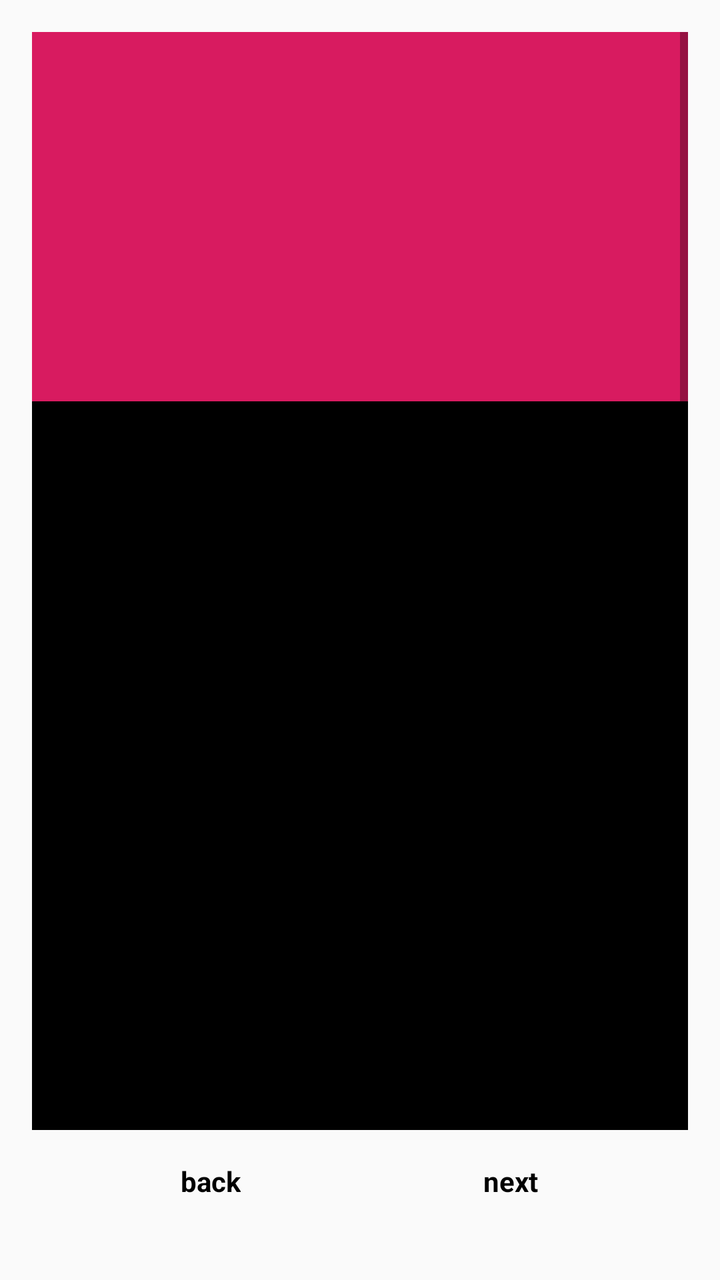
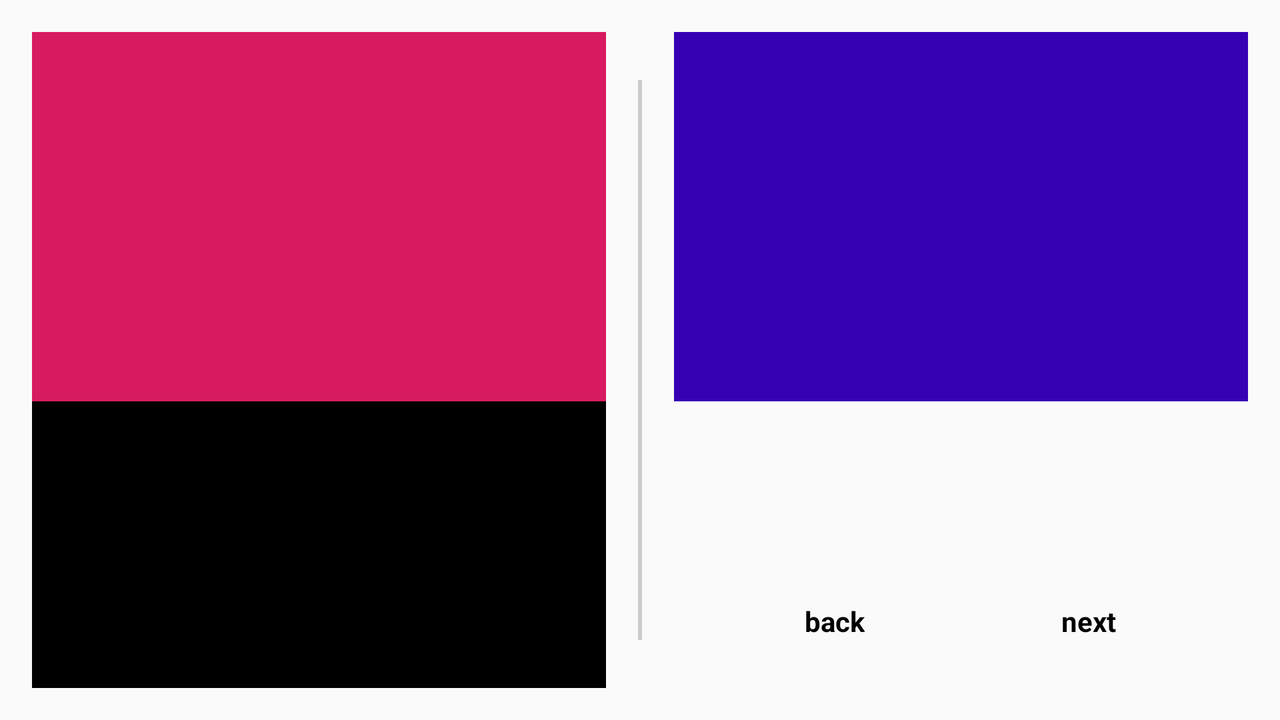

The same Android screen from two of the app's own layout files: first res/layout/ as a phone draws it, then the repository's variant for another configuration, drawn on a device whose configuration selects that folder. Both files follow.
<!-- AndroidManifest.xml: application theme AppTheme -->
<!-- res/layout/activity_details.xml -->
<?xml version="1.0" encoding="utf-8"?>
<android.support.constraint.ConstraintLayout
    xmlns:android="http://schemas.android.com/apk/res/android"
    xmlns:app="http://schemas.android.com/apk/res-auto"
    android:id="@+id/top_layout"
    android:layout_height="match_parent"
    android:layout_width="match_parent"
    android:layout_margin="@dimen/double_layout_margin">

    <ScrollView
        android:id="@+id/details_scroll_view"
        android:layout_height="0dp"
        android:layout_width="match_parent"
        app:layout_constraintTop_toTopOf="parent"
        app:layout_constraintBottom_toTopOf="@id/back_step_button">

        <LinearLayout
            android:layout_width="match_parent"
            android:layout_height="wrap_content"
            android:orientation="vertical">

            <include layout="@layout/containers_placeholder_video_and_thumbnail" />

            <FrameLayout
                style="@style/divider_line_horizontal"
                android:layout_marginTop="@dimen/double_layout_margin"
                android:layout_marginBottom="@dimen/double_layout_margin"/>

            <include layout="@layout/container_description" />

        </LinearLayout>

    </ScrollView>

    <include layout="@layout/buttons_back_next" />

</android.support.constraint.ConstraintLayout>
<!-- res/layout/containers_placeholder_video_and_thumbnail.xml (included above) -->
<?xml version="1.0" encoding="utf-8"?>
<merge xmlns:android="http://schemas.android.com/apk/res/android"
    xmlns:tools="http://schemas.android.com/tools"
    tools:showIn="@layout/activity_details">

    <ImageView
        android:id="@+id/placeholder_container"
        style="@style/container_style"
        android:src="@drawable/app_icon"
        android:contentDescription="@string/content_description_placeholder_image"
        tools:background="@color/colorAccent"/>

    <FrameLayout
        android:id="@+id/video_container"
        style="@style/container_style"
        android:background="@android:color/black" />

    <FrameLayout
        android:id="@+id/thumbnail_container"
        style="@style/container_style"
        android:background="@android:color/black" />

</merge>
<!-- res/layout/container_description.xml (included above) -->
<?xml version="1.0" encoding="utf-8"?>
<FrameLayout xmlns:android="http://schemas.android.com/apk/res/android"
xmlns:tools="http://schemas.android.com/tools"
android:id="@+id/description_container"
style="@style/container_style"
tools:background="@color/design_default_color_primary_dark"
tools:showIn="@layout/activity_details"/>
<!-- res/layout/buttons_back_next.xml (included above) -->
<?xml version="1.0" encoding="utf-8"?>
<merge xmlns:tools="http://schemas.android.com/tools"
    xmlns:app="http://schemas.android.com/apk/res-auto"
    xmlns:android="http://schemas.android.com/apk/res/android"
    tools:showIn="@layout/activity_details">

    <TextView
        android:id="@+id/back_step_button"
        android:layout_width="wrap_content"
        android:layout_height="wrap_content"
        android:layout_marginTop="@dimen/standard_layout_margin"
        android:layout_marginBottom="@dimen/standard_layout_margin"
        android:onClick="getPreviousStep"
        android:padding="@dimen/double_view_padding"
        android:text="@string/back_button_text"
        android:textColor="@drawable/text_touch_selector"
        android:textStyle="bold"
        app:layout_constraintBottom_toBottomOf="parent"
        app:layout_constraintEnd_toEndOf="parent"
        app:layout_constraintHorizontal_bias="0.219"
        app:layout_constraintStart_toStartOf="parent"/>

    <TextView
        android:id="@+id/next_step_button"
        android:layout_width="wrap_content"
        android:layout_height="wrap_content"
        android:layout_marginTop="@dimen/standard_layout_margin"
        android:layout_marginBottom="@dimen/standard_layout_margin"
        android:onClick="getNextStep"
        android:padding="@dimen/double_view_padding"
        android:text="@string/next_button_text"
        android:textStyle="bold"
        android:textColor="@drawable/text_touch_selector"
        app:layout_constraintBottom_toBottomOf="parent"
        app:layout_constraintEnd_toEndOf="parent"
        app:layout_constraintHorizontal_bias="0.781"
        app:layout_constraintStart_toStartOf="parent"/>

</merge>
<!-- resources referenced by this layout -->
<resources>
  <color name="colorAccent">#D81B60</color>
  <dimen name="double_layout_margin">16dp</dimen>
  <dimen name="double_view_padding">16dp</dimen>
  <dimen name="standard_layout_margin">8dp</dimen>
  <!-- drawable text_touch_selector (drawable) -->
  <?xml version="1.0" encoding="utf-8"?>
  <selector xmlns:android="http://schemas.android.com/apk/res/android">
  
      <item android:state_pressed="true" android:state_focused="false"
          android:color="@color/color_orange_flat" />
  
      <item android:state_pressed="true" android:state_focused="true"
          android:color="@color/color_orange_flat" />
  
      <item android:state_pressed="false" android:state_focused="true"
          android:color="@color/color_orange_flat" />
  
      <item android:color="#000000" />
  
  </selector>
  <string name="back_button_text" translatable="true">back</string>
  <string name="content_description_placeholder_image" translatable="true">placeholder image</string>
  <string name="next_button_text" translatable="true">next</string>
  <style name="container_style">
          <item name="android:layout_width">match_parent</item>
          <item name="android:layout_height">@dimen/fragment_container_height</item>
      </style>
  <style name="divider_line_horizontal">
          <item name="android:layout_width">match_parent</item>
          <item name="android:layout_height">@dimen/divider_thickness</item>
          <item name="android:layout_marginLeft">@dimen/divider__tip_margin</item>
          <item name="android:layout_marginStart">@dimen/divider__tip_margin</item>
          <item name="android:layout_marginRight">@dimen/divider__tip_margin</item>
          <item name="android:layout_marginEnd">@dimen/divider__tip_margin</item>
          <item name="android:background">@color/color_divider</item>
      </style>
  <style name="AppTheme" parent="Theme.AppCompat.Light.DarkActionBar">
          
          <item name="colorPrimary">@color/color_wicked_orange</item>
          <item name="colorPrimaryDark">@color/colorPrimaryDark</item>
          <item name="colorAccent">@color/colorAccent</item>
      </style>
  <color name="color_orange_flat">#FFD180</color>
  <dimen name="fragment_container_height">184.5dp</dimen>
  <dimen name="divider_thickness">2dp</dimen>
  <dimen name="divider__tip_margin">24dp</dimen>
  <color name="color_divider">#cccccc</color>
  <color name="color_wicked_orange">#FFB74D</color>
  <color name="colorPrimaryDark">#00574B</color>
</resources>
<!-- res/layout-land/activity_details.xml (the repository's variant of the layout above) -->
<!-- drawn on the phone turned sideways -->
<?xml version="1.0" encoding="utf-8"?>
<LinearLayout
    xmlns:android="http://schemas.android.com/apk/res/android"
    xmlns:app="http://schemas.android.com/apk/res-auto"
    xmlns:tools="http://schemas.android.com/tools"
    android:id="@+id/top_layout"
    android:layout_height="match_parent"
    android:layout_width="match_parent"
    android:layout_margin="@dimen/double_layout_margin"
    android:orientation="horizontal"
    android:baselineAligned="false">

    <LinearLayout
        android:layout_height="match_parent"
        android:layout_width="0dp"
        android:layout_weight="1"
        android:orientation="vertical">

        <include layout="@layout/containers_placeholder_video_and_thumbnail" />

    </LinearLayout>

    <FrameLayout
        android:id="@+id/divider_line"
        style="@style/divider_line_vertical"
        android:layout_marginLeft="@dimen/double_layout_margin"
        android:layout_marginStart="@dimen/double_layout_margin"
        android:layout_marginRight="@dimen/double_layout_margin"
        android:layout_marginEnd="@dimen/double_layout_margin"
        tools:ignore="InconsistentLayout" />

    <android.support.constraint.ConstraintLayout
        android:id="@+id/right_panel"
        android:layout_width="0dp"
        android:layout_height="match_parent"
        android:orientation="vertical"
        android:layout_weight="1"
        tools:ignore="InconsistentLayout">

        <ScrollView
            android:id="@+id/details_scroll_view"
            android:layout_height="0dp"
            android:layout_width="match_parent"
            app:layout_constraintTop_toTopOf="parent"
            app:layout_constraintBottom_toTopOf="@id/back_step_button">

            <LinearLayout
                android:layout_width="match_parent"
                android:layout_height="wrap_content"
                android:orientation="vertical">

                <include layout="@layout/container_description" />

            </LinearLayout>

        </ScrollView>

        <include layout="@layout/buttons_back_next" />

    </android.support.constraint.ConstraintLayout>

</LinearLayout>
<!-- resources referenced by the variant -->
<!-- as the phone turned sideways resolves them -->
<resources>
  <color name="colorAccent">#D81B60</color>
  <dimen name="double_layout_margin">16dp</dimen>
  <dimen name="double_view_padding">16dp</dimen>
  <dimen name="standard_layout_margin">8dp</dimen>
  <!-- drawable text_touch_selector (drawable) -->
  <?xml version="1.0" encoding="utf-8"?>
  <selector xmlns:android="http://schemas.android.com/apk/res/android">
  
      <item android:state_pressed="true" android:state_focused="false"
          android:color="@color/color_orange_flat" />
  
      <item android:state_pressed="true" android:state_focused="true"
          android:color="@color/color_orange_flat" />
  
      <item android:state_pressed="false" android:state_focused="true"
          android:color="@color/color_orange_flat" />
  
      <item android:color="#000000" />
  
  </selector>
  <string name="back_button_text" translatable="true">back</string>
  <string name="content_description_placeholder_image" translatable="true">placeholder image</string>
  <string name="next_button_text" translatable="true">next</string>
  <style name="container_style">
          <item name="android:layout_width">match_parent</item>
          <item name="android:layout_height">@dimen/fragment_container_height</item>
      </style>
  <style name="divider_line_vertical">
          <item name="android:layout_width">@dimen/divider_thickness</item>
          <item name="android:layout_height">match_parent</item>
          <item name="android:layout_marginTop">@dimen/divider__tip_margin</item>
          <item name="android:layout_marginBottom">@dimen/divider__tip_margin</item>
          <item name="android:background">@color/color_divider</item>
      </style>
  <style name="AppTheme" parent="Theme.AppCompat.Light.DarkActionBar">
          
          <item name="colorPrimary">@color/color_wicked_orange</item>
          <item name="colorPrimaryDark">@color/colorPrimaryDark</item>
          <item name="colorAccent">@color/colorAccent</item>
      </style>
  <color name="color_orange_flat">#FFD180</color>
  <dimen name="fragment_container_height">184.5dp</dimen>
  <dimen name="divider_thickness">2dp</dimen>
  <dimen name="divider__tip_margin">24dp</dimen>
  <color name="color_divider">#cccccc</color>
  <color name="color_wicked_orange">#FFB74D</color>
  <color name="colorPrimaryDark">#00574B</color>
</resources>
